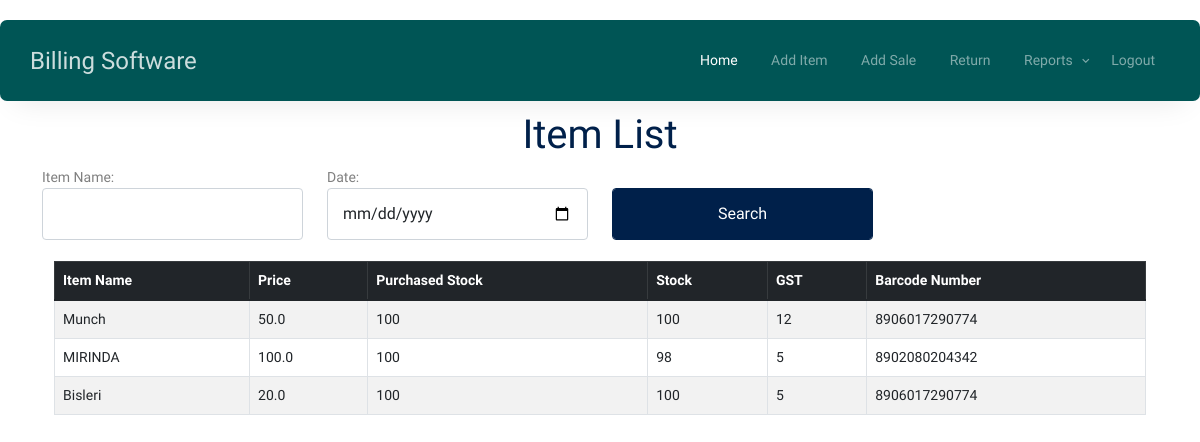
The page /purchaseReport on the database its author committed.
### shopping_app/models.py (models this page shows)
class Items(models.Model):
    itemname = models.CharField(max_length=250,null=True)
    price = models.FloatField(max_length=250,null=True)
    hsncode = models.IntegerField(null=True)
    gst = models.IntegerField(null=True)
    cgst = models.FloatField(max_length=250,null=True)
    sgst = models.FloatField(max_length=250,null=True)
    discount = models.IntegerField(null=True)
    stock = models.IntegerField(null=True)
    barcode_number = models.CharField(max_length=250,null=True)
    date = models.DateField(null=True)
    purchasedstock = models.IntegerField(null=True)

### shopping_app/views.py (the view)
# urls.py: path('purchaseReport',views.purchaseReport,name='purchaseReport'),
def purchaseReport(request):
    itemname = request.GET.get('itemname', '')
    date = request.GET.get('date', '')
    items = Items.objects.all()
    if itemname:
        items = items.filter(itemname__icontains=itemname)  # Adjust 'itemname' if your model has a different field name
    if date:
        items = items.filter(date__icontains=date)  # Adjust 'date' to your model's date field if different
    return render(request, 'purchaseReport.html', {'items': items, 'search_term': itemname, 'search_date': date})

### shopping_app/templates/purchaseReport.html (shortened to what this page needs)
{% load static %}
<!DOCTYPE html>
<html lang="en">
  <head>
    <link rel="stylesheet" href="{% static 'fonts/icomoon/style.css' %}" />
    <link rel="stylesheet" href="{% static 'fonts/flaticon/font/flaticon.css' %}" />
    <link rel="stylesheet" href="{% static 'css/tiny-slider.css' %}" />
    <link rel="stylesheet" href="{% static 'css/aos.css' %}" />
    <link rel="stylesheet" href="{% static 'css/style.css' %}" />
  </head>
  <body>
    {% include 'admin_nav.html' %}
<br><br><br>
      <div class="container">
        <div class="row justify-content-center align-items-center">
          <div class="col-lg-9 text-center mt-5">
            <h1 class="heading" data-aos="fade-up"> Item List</h1>
          </div>
        </div>
      </div>
<div class="content">
    <div class="container" style=" overflow-x: auto;">
        <form method="get" action="{% url 'purchaseReport' %}">
        <div class="row">
            <div class="col-md-3">
                <label for="itemname">Item Name:</label>
                <input type="text" id="itemname" name="itemname" class="form-control" list="item_list" oninput="showItemDatalist()">
            </div>
            <div class="col-md-3">
                <label>Date:</label>
                <input type="date" name="date" name="date" class="form-control">
            </div>
            <div class="col-md-3">
                <br>
                <button type="submit" class="form-control btn-primary">Search</button>
            </div>
        </div>
            </form>
        <br>
        <div class="container">
            <div class="">
                <form method="get">
                    <table class="table table-striped table-bordered">
                        <thead class="table-dark">
                        <tr>
                            <th>Item Name</th>
                            <th>Price</th>
                            <th>Purchased Stock</th>
                            <th>Stock</th>
                            <th>GST</th>
                            <th>Barcode Number</th>
                        </tr>
                        </thead>
                        <tbody>
    {% for d in items %}
    <tr class="custom-row">
        <td>{{ d.itemname }}</td>
        <td>{{ d.price }}</td>
        <td>{{ d.purchasedstock }}</td>
        <td>{{ d.stock }}</td>
        <td>{{ d.gst }}</td>
        <td>{{ d.barcode_number }}</td>
    </tr>
    {% empty %}
    <tr>
        <td colspan="7" class="text-center">No items found</td>
    </tr>
    {% endfor %}
</tbody>
                    </table>
                </form>
            </div>
        </div>
    </div>
</div>
  </body>
</html>

### rows shown on the page
Items: itemname "Munch", price "50.0", purchasedstock "100", stock "100", gst "12", barcode_number "8906017290774"
Items: itemname "MIRINDA", price "100.0", purchasedstock "100", stock "98", gst "5", barcode_number "8902080204342"
Items: itemname "Bisleri", price "20.0", purchasedstock "100", stock "100", gst "5", barcode_number "8906017290774"
